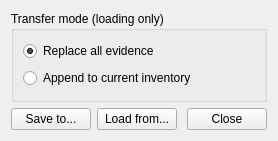
<?xml version="1.0" encoding="UTF-8"?>
<ui version="4.0">
 <class>vientory_dialog</class>
 <widget class="QWidget" name="vientory_dialog">
  <property name="geometry">
   <rect>
    <x>0</x>
    <y>0</y>
    <width>278</width>
    <height>141</height>
   </rect>
  </property>
  <property name="windowTitle">
   <string>Form</string>
  </property>
  <layout class="QVBoxLayout" name="verticalLayout">
   <item>
    <widget class="QGroupBox" name="transfer_mode">
     <property name="title">
      <string>Transfer mode (loading only)</string>
     </property>
     <layout class="QVBoxLayout" name="transferModeLayout">
      <item>
       <widget class="QRadioButton" name="replace">
        <property name="text">
         <string>Replace all evidence</string>
        </property>
        <property name="checked">
         <bool>true</bool>
        </property>
       </widget>
      </item>
      <item>
       <widget class="QRadioButton" name="append">
        <property name="text">
         <string>Append to current inventory</string>
        </property>
       </widget>
      </item>
     </layout>
    </widget>
   </item>
   <item>
    <layout class="QHBoxLayout" name="buttonLayout">
     <item>
      <widget class="QPushButton" name="save">
       <property name="toolTip">
        <string>Write this inventory to a .json file.</string>
       </property>
       <property name="text">
        <string>Save to...</string>
       </property>
      </widget>
     </item>
     <item>
      <widget class="QPushButton" name="load">
       <property name="toolTip">
        <string>Read a .json file and send its items to the server using the transfer mode above.</string>
       </property>
       <property name="text">
        <string>Load from...</string>
       </property>
      </widget>
     </item>
     <item>
      <spacer name="buttonSpacer">
       <property name="orientation">
        <enum>Qt::Orientation::Horizontal</enum>
       </property>
       <property name="sizeHint" stdset="0">
        <size>
         <width>40</width>
         <height>20</height>
        </size>
       </property>
      </spacer>
     </item>
     <item>
      <widget class="QPushButton" name="close">
       <property name="text">
        <string>Close</string>
       </property>
      </widget>
     </item>
    </layout>
   </item>
  </layout>
 </widget>
 <resources/>
 <connections/>
</ui>
